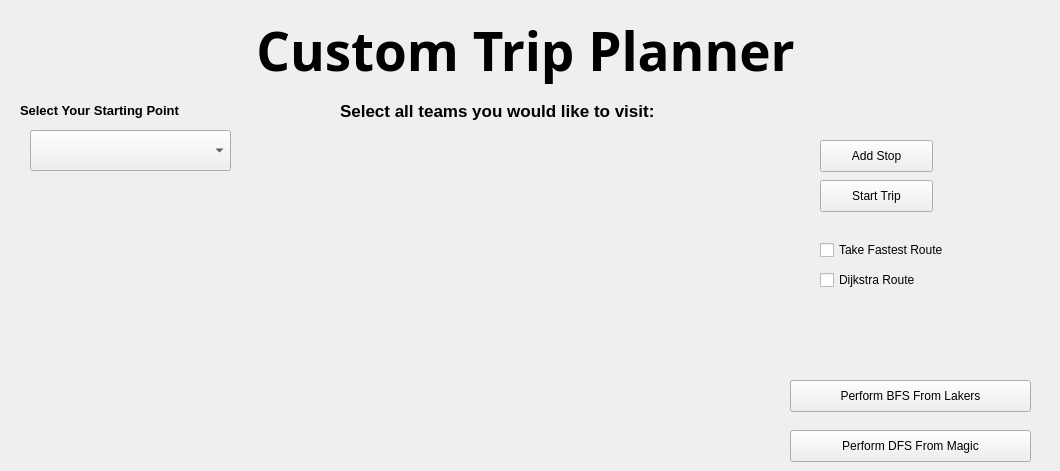
    <widget class="QWidget" name="CustomTripPage">
     <widget class="QComboBox" name="comboBox_customStartPoint">
      <property name="geometry">
       <rect>
        <x>30</x>
        <y>130</y>
        <width>201</width>
        <height>41</height>
       </rect>
      </property>
     </widget>
     <widget class="QLabel" name="label_12">
      <property name="geometry">
       <rect>
        <x>20</x>
        <y>100</y>
        <width>231</width>
        <height>20</height>
       </rect>
      </property>
      <property name="font">
       <font>
        <pointsize>10</pointsize>
        <weight>75</weight>
        <bold>true</bold>
       </font>
      </property>
      <property name="text">
       <string>Select Your Starting Point</string>
      </property>
     </widget>
     <widget class="QLabel" name="label_21">
      <property name="geometry">
       <rect>
        <x>340</x>
        <y>100</y>
        <width>541</width>
        <height>21</height>
       </rect>
      </property>
      <property name="font">
       <font>
        <pointsize>13</pointsize>
        <weight>75</weight>
        <bold>true</bold>
       </font>
      </property>
      <property name="text">
       <string>Select all teams you would like to visit:</string>
      </property>
     </widget>
     <widget class="QPushButton" name="pushButton_StartCustomTrip">
      <property name="geometry">
       <rect>
        <x>820</x>
        <y>180</y>
        <width>113</width>
        <height>32</height>
       </rect>
      </property>
      <property name="cursor">
       <cursorShape>PointingHandCursor</cursorShape>
      </property>
      <property name="accessibleName">
       <string>redButton</string>
      </property>
      <property name="text">
       <string>Start Trip</string>
      </property>
     </widget>
     <widget class="QPushButton" name="pushButton_AddCustomStop">
      <property name="geometry">
       <rect>
        <x>820</x>
        <y>140</y>
        <width>113</width>
        <height>32</height>
       </rect>
      </property>
      <property name="cursor">
       <cursorShape>PointingHandCursor</cursorShape>
      </property>
      <property name="accessibleName">
       <string>redButton</string>
      </property>
      <property name="text">
       <string>Add Stop</string>
      </property>
     </widget>
     <widget class="QLabel" name="label_TransparentBackground_10">
      <property name="geometry">
       <rect>
        <x>340</x>
        <y>130</y>
        <width>431</width>
        <height>331</height>
       </rect>
      </property>
      <property name="accessibleName">
       <string>transparentBar</string>
      </property>
      <property name="styleSheet">
       <string notr="true">	background-color: rgba(31, 34, 31, .30);

	border-radius: 5px;
</string>
      </property>
      <property name="text">
       <string/>
      </property>
     </widget>
     <widget class="QTableView" name="tableView_CustomStopsTable">
      <property name="geometry">
       <rect>
        <x>340</x>
        <y>130</y>
        <width>431</width>
        <height>321</height>
       </rect>
      </property>
      <property name="font">
       <font>
        <family>Harmonia Sans Pro,Arial,sans-serif</family>
        <pointsize>15</pointsize>
        <weight>75</weight>
        <bold>true</bold>
       </font>
      </property>
      <property name="styleSheet">
       <string notr="true">font-family:'Harmonia Sans Pro,Arial,sans-serif';
color: white;
background-color: transparent;

</string>
      </property>
      <property name="frameShape">
       <enum>QFrame::NoFrame</enum>
      </property>
      <property name="frameShadow">
       <enum>QFrame::Plain</enum>
      </property>
      <property name="verticalScrollBarPolicy">
       <enum>Qt::ScrollBarAlwaysOff</enum>
      </property>
      <property name="sizeAdjustPolicy">
       <enum>QAbstractScrollArea::AdjustToContents</enum>
      </property>
      <property name="verticalScrollMode">
       <enum>QAbstractItemView::ScrollPerItem</enum>
      </property>
      <property name="showGrid">
       <bool>false</bool>
      </property>
      <property name="wordWrap">
       <bool>false</bool>
      </property>
      <property name="cornerButtonEnabled">
       <bool>false</bool>
      </property>
      <attribute name="horizontalHeaderVisible">
       <bool>false</bool>
      </attribute>
      <attribute name="horizontalHeaderHighlightSections">
       <bool>false</bool>
      </attribute>
      <attribute name="verticalHeaderVisible">
       <bool>false</bool>
      </attribute>
      <attribute name="verticalHeaderHighlightSections">
       <bool>false</bool>
      </attribute>
     </widget>
     <widget class="QLabel" name="label_customTripHeader_4">
      <property name="geometry">
       <rect>
        <x>0</x>
        <y>10</y>
        <width>1051</width>
        <height>81</height>
       </rect>
      </property>
      <property name="font">
       <font>
        <family>Harmonia Sans Pro,Arial,sans-serif</family>
        <pointsize>40</pointsize>
        <weight>75</weight>
        <bold>true</bold>
       </font>
      </property>
      <property name="accessibleName">
       <string>darkText</string>
      </property>
      <property name="text">
       <string>Custom Trip Planner</string>
      </property>
      <property name="alignment">
       <set>Qt::AlignCenter</set>
      </property>
     </widget>
     <widget class="QCheckBox" name="checkBox_takeFastestRoute">
      <property name="geometry">
       <rect>
        <x>820</x>
        <y>240</y>
        <width>151</width>
        <height>20</height>
       </rect>
      </property>
      <property name="text">
       <string>Take Fastest Route </string>
      </property>
     </widget>
     <widget class="QPushButton" name="pushButton_PerformBFS">
      <property name="geometry">
       <rect>
        <x>790</x>
        <y>380</y>
        <width>241</width>
        <height>32</height>
       </rect>
      </property>
      <property name="cursor">
       <cursorShape>PointingHandCursor</cursorShape>
      </property>
      <property name="accessibleName">
       <string>redButton</string>
      </property>
      <property name="text">
       <string>Perform BFS From Lakers</string>
      </property>
     </widget>
     <widget class="QPushButton" name="pushButton_PerformDFS">
      <property name="geometry">
       <rect>
        <x>790</x>
        <y>430</y>
        <width>241</width>
        <height>32</height>
       </rect>
      </property>
      <property name="cursor">
       <cursorShape>PointingHandCursor</cursorShape>
      </property>
      <property name="accessibleName">
       <string>redButton</string>
      </property>
      <property name="text">
       <string>Perform DFS From Magic</string>
      </property>
     </widget>
     <widget class="QCheckBox" name="checkBox_DijkstraRoute">
      <property name="geometry">
       <rect>
        <x>820</x>
        <y>270</y>
        <width>151</width>
        <height>20</height>
       </rect>
      </property>
      <property name="text">
       <string>Dijkstra Route</string>
      </property>
     </widget>
    </widget>
